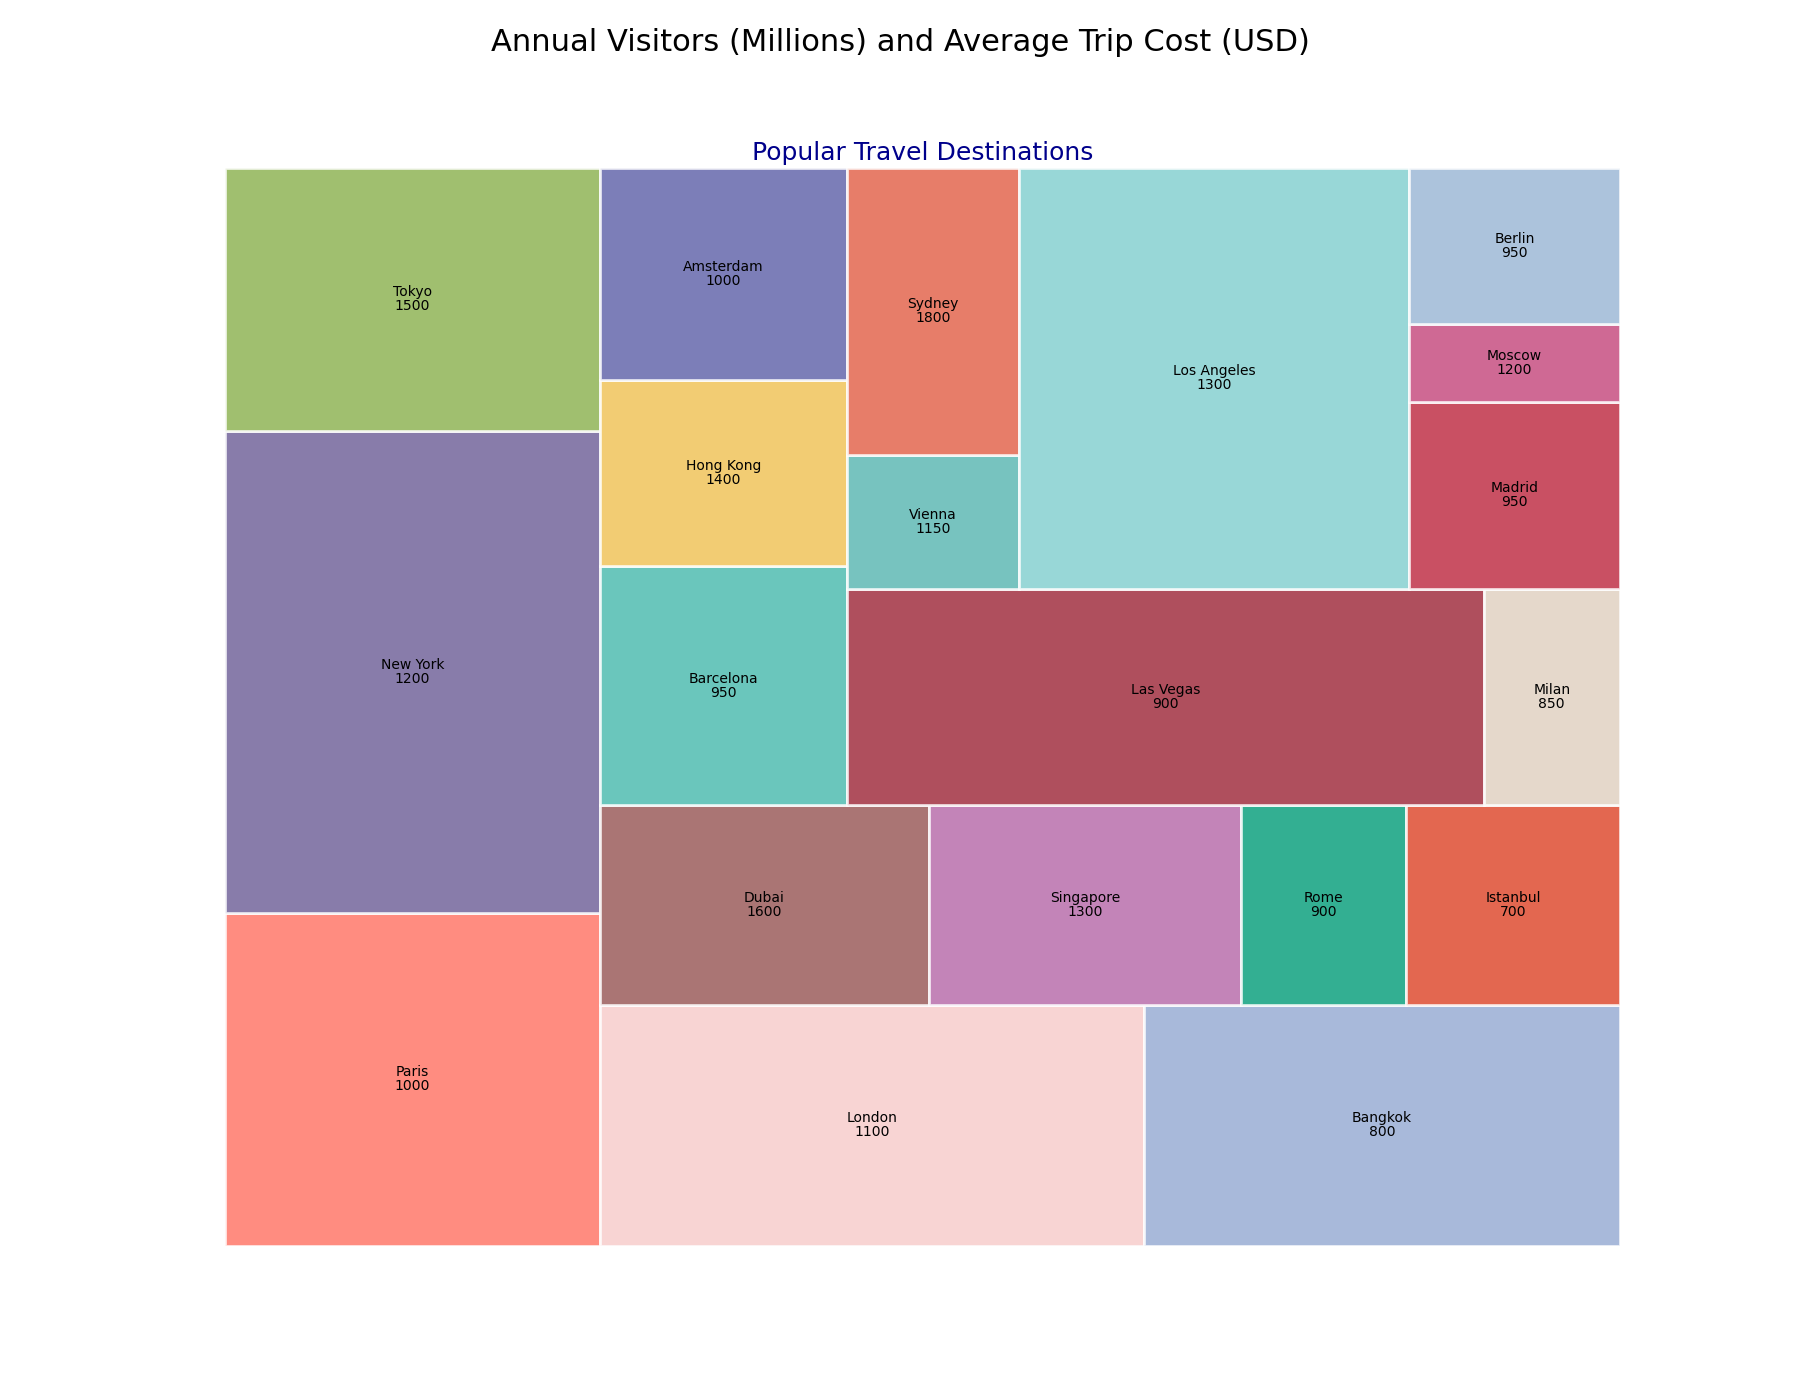

This figure's Python source:

import matplotlib.pyplot as plt
import squarify

# Data points
destinations = [
    'Paris', 'New York', 'Tokyo', 'London', 'Bangkok', 'Dubai', 
    'Singapore', 'Rome', 'Istanbul', 'Barcelona', 'Hong Kong', 
    'Amsterdam', 'Las Vegas', 'Milan', 'Vienna', 'Sydney', 
    'Los Angeles', 'Madrid', 'Moscow', 'Berlin'
]
annual_visitors = [38, 55, 30, 40, 35, 20, 19, 10, 13, 18, 14, 16, 42, 9, 7, 15, 50, 12, 5, 10]
average_cost = [1000, 1200, 1500, 1100, 800, 1600, 1300, 900, 700, 950, 1400, 1000, 900, 850, 1150, 1800, 1300, 950, 1200, 950]

# Color scheme using specific color codes
colors = [
    '#FF6F61', '#6B5B95', '#88B04B', '#F7CAC9', '#92A8D1', 
    '#955251', '#B565A7', '#009B77', '#DD4124', '#45B8AC',
    '#EFC050', '#5B5EA6', '#9B2335', '#DFCFBE', '#55B4B0', 
    '#E15D44', '#7FCDCD', '#BC243C', '#C3447A', '#98B4D4'
]

# Create a figure with altered width and height
fig, ax = plt.subplots(figsize=(18, 14))

# Creating a treemap
squarify.plot(sizes=annual_visitors, label=destinations, color=colors, alpha=0.8, value=average_cost, edgecolor='white', linewidth=2)

# Chart title and subtitle
plt.title('Popular Travel Destinations', fontsize=18, color='darkblue')
plt.suptitle('Annual Visitors (Millions) and Average Trip Cost (USD)', fontsize=22)

# Remove the axes
plt.axis('off')

# Show plot
plt.show()
